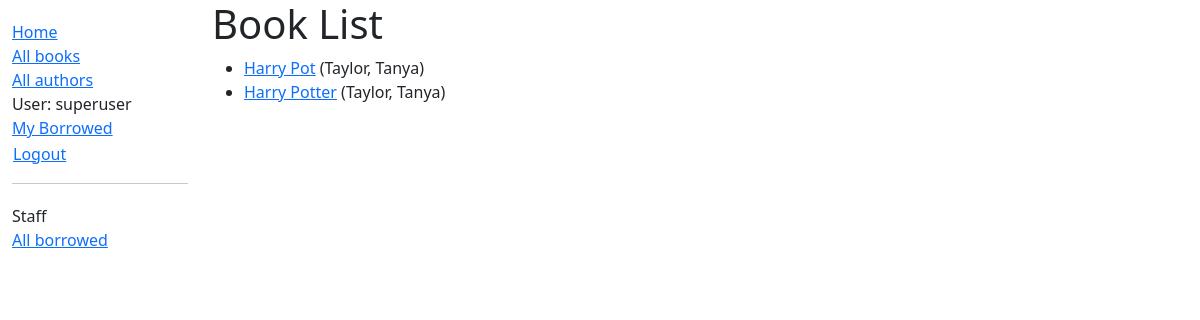
Page /catalog/books/ (signed in) on the committed database.
### catalog/models.py (models this page shows, shortened)
class Book(models.Model):
    title = models.CharField(max_length=200)
    author = models.ForeignKey('Author', on_delete=models.RESTRICT, null=True)
    summary = models.TextField(
        max_length=1000, help_text="Enter a brief description of the book")
    isbn = models.CharField('ISBN', max_length=13,
                            unique=True,
                            help_text='13 Character <a href="https://www.isbn-international.org/content/what-isbn'
                                      '">ISBN number</a>')
    genre = models.ManyToManyField(
        Genre, help_text="Select a genre for this book")
    language = models.ForeignKey(
        'Language', on_delete=models.SET_NULL, null=True)
    class Meta:
        ordering = ['title', 'author']
    def display_genre(self):
        """Creates a string for the Genre. This is required to display genre in Admin."""
        return ', '.join([genre.name for genre in self.genre.all()[:3]])
    display_genre.short_description = 'Genre'
    def get_absolute_url(self):
        return reverse('book-detail', args=[str(self.id)])

class Author(models.Model):
    first_name = models.CharField(max_length=100)
    last_name = models.CharField(max_length=100)
    date_of_birth = models.DateField(null=True, blank=True)
    date_of_death = models.DateField('died', null=True, blank=True)
    class Meta:
        ordering = ['last_name', 'first_name']
    def __str__(self):
        return f'{self.last_name}, {self.first_name}'

### catalog/views.py (the view)
# urls.py: path('books/', views.BookListView.as_view(), name='books'),
class BookListView(generic.ListView):
    model = Book
    paginate_by = 5

### catalog/templates/catalog/book_list.html
{% extends "base_generic.html" %}
{% block content %}
  <h1>Book List</h1>
  {% if book_list %}
    <ul>
      {% for book in book_list %}
      <li>
        <a href="{{ book.get_absolute_url }}">{{ book.title }}</a>
        ({{book.author}})
      </li>
      {% endfor %}
    </ul>
  {% else %}
    <p>There are no books in the library.</p>
  {% endif %}
{% endblock %}

### catalog/templates/base_generic.html (shortened to what this page needs)
<!DOCTYPE html>
<html lang="en">
  <head>
    <link href="https://cdn.jsdelivr.net/npm/bootstrap@5.3.3/dist/css/bootstrap.min.css"
      rel="stylesheet"
>
    {% load static %}
    <link rel="stylesheet" href="{% static 'css/styles.css' %}" />
  </head>
  <body>
    <div class="container-fluid">
      <div class="row">
        <div class="col-sm-2">
          {% block sidebar %}
            <ul class="sidebar-nav">
              <li><a href="{% url 'index' %}">Home</a></li>
              <li><a href="{% url 'books' %}">All books</a></li>
              <li><a href="{% url 'authors' %}">All authors</a></li>
               {% if user.is_authenticated %}
                 <li>User: {{ user.get_username }}</li>
                 <li><a href="{% url 'my-borrowed' %}">My Borrowed</a></li>
                 <li>
                   <form id="logout-form" method="post" action="{% url 'logout' %}">
                     <button type="submit" class="btn btn-link">Logout</button>
                   </form>
                 </li>
               {% else %}
                 <li><a href="{% url 'login' %}?next={{ request.path }}">Login</a></li>
               {% endif %}
            </ul>
            {% if user.is_staff %}
            <hr>
            <ul class="sidebar-nav">
            <li>Staff</li>
            <li><a href="{% url 'all-borrowed' %}">All borrowed</a></li>
            {% endif %}
          {% endblock %}
        </div>
        <div class="col-sm-10 ">{% block content %}{% endblock %}
        </div>
      </div>
    </div>
  </body>
</html>

### catalog/static/css/styles.css (style rules this page uses)
.sidebar-nav { margin-top: 20px; padding: 0; list-style: none; }
#logout-form button { padding: 0; margin: 0; }

### rows in the picture
Book: title "Harry Pot", author "Taylor, Tanya"
Book: title "Harry Potter", author "Taylor, Tanya"

### other values in the picture
{{ user.get_username }} "superuser"
